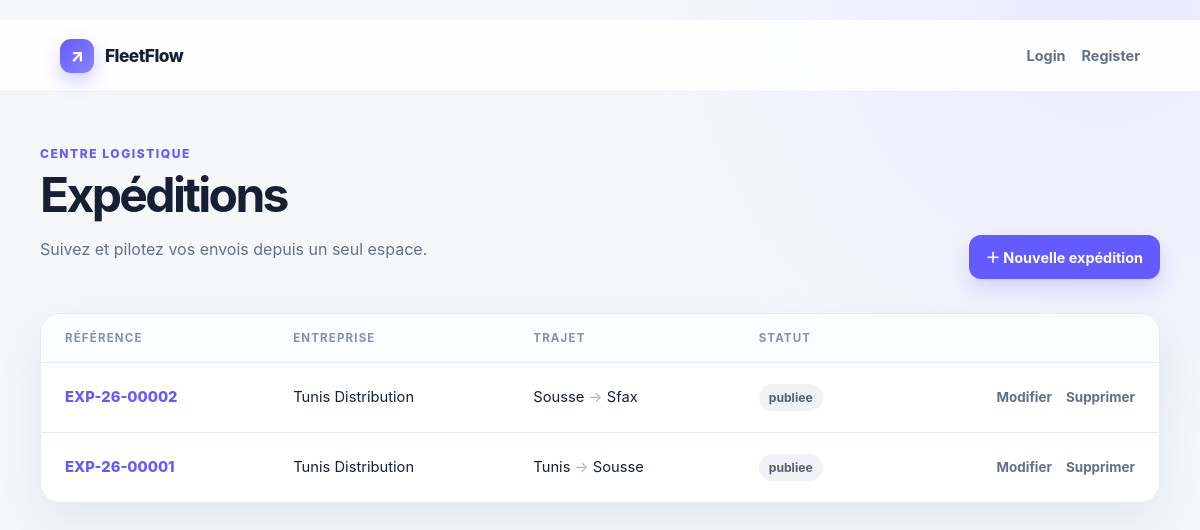
Screenshot of /expedition/list/ with the database file from the repository.
### ExpeditionApp/models.py (models this page shows, shortened)
class Expedition(models.Model):
    references= models.CharField(max_length=12,unique=True,editable=False,validators=[
        RegexValidator(regex=r'^EXP-\d{2}-\d{5}$',message="Le format doit être EXP-AA-NNNNN.")])
    ville_depart= models.CharField(max_length=100)
    ville_arrivee= models.CharField(max_length=100)
    poids_kg= models.DecimalField(max_digits=10, decimal_places=2,validators=[MinValueValidator(0.01,"Le poids doit être supérieur à 0")])
    date_souhaitee= models.DateField()
    description= models.TextField()
    status=models.CharField(max_length=20,choices=[
        ('p','publiee'),
        ('a','attribuee'),
        ('ec','en_cours'),
        ('l','livree'),
        ('ann','annulee')
    ], default='p')
    created_at = models.DateTimeField(auto_now_add=True)
    updated_at = models.DateTimeField(auto_now=True)
    entreprise = models.ForeignKey('EntrepriseApp.Entreprise', on_delete=models.CASCADE, related_name='expeditions')

### EntrepriseApp/models.py (models this page shows, shortened)
class Entreprise(models.Model):
    raison_sociale = models.CharField(max_length=200,blank=False, null=False )
    matricule_fiscale = models.CharField(max_length=17,unique=True, validators=[matricule_fiscale_validator])
    adresse = models.TextField(validators=[
        MinLengthValidator(20,"L'adresse ne peut pas pas avoir moins de 20 caractères"),
        MaxLengthValidator(400,"L'adresse ne peut pas pas avoir plus de 400 caractères")])
    type_entreprise = models.CharField(max_length=100,choices=[
        ('c','Chargeur'),
        ('t','Transporteur')])
    created_at = models.DateTimeField(auto_now_add=True)
    updated_at = models.DateTimeField(auto_now=True)
    gerant = models.OneToOneField(Utilisateur, on_delete=models.CASCADE, related_name='entreprise')
    def __str__(self):
        return self.raison_sociale

### ExpeditionApp/views.py (the view)
# urls.py: path('list/', listExpeditions, name='list_expeditions'),  # Add this line to include the listExpeditions view
def listExpeditions(request):
    list=Expedition.objects.filter(status='p').order_by('-created_at')
    return render(request, 'expedition/list.html', {'list': list})

### Templates/expedition/list.html
﻿{% extends "base.html" %}{% block title %}Expéditions{% endblock %}{% block content %}
<div class="page-head">
  <div>
    <p class="eyebrow">Centre logistique</p>
    <h1>Expéditions</h1>
    <p class="subtle">Suivez et pilotez vos envois depuis un seul espace.</p>
  </div>
  <a class="button" href="{% url 'Expedition:create_expedition' %}"
    >＋ Nouvelle expédition</a
  >
</div>
<section class="card table-card">
  <div class="table-wrap">
    <table class="expedition-list">
      <thead>
        <tr>
          <th>Référence</th>
          <th>Entreprise</th>
          <th>Trajet</th>
          <th>Statut</th>
          <th></th>
        </tr>
      </thead>
      <tbody>
        {% for expedition in list %}
        <tr>
          <td>
            <a
              class="reference"
              href="{% url 'Expedition:detail_class' expedition.pk %}"
              >{{ expedition.references }}</a
            >
          </td>
          <td>{{ expedition.entreprise }}</td>
          <td>
            {{ expedition.ville_depart }}
            <span style="color: #aab2c1">→</span> {{ expedition.ville_arrivee }}
          </td>
          <td>
            <span class="status">{{ expedition.get_status_display }}</span>
          </td>
          <td>
            <div class="actions">
              <a
                class="action-link"
                href="{% url 'Expedition:update_expedition' expedition.pk %}"
                >Modifier</a
              ><a
                class="action-link delete"
                href="{% url 'Expedition:delete_class' expedition.pk %}"
                >Supprimer</a
              >
            </div>
          </td>
        </tr>
        {% empty %}
        <tr>
          <td class="empty" colspan="5">Aucune expédition trouvée.</td>
        </tr>
        {% endfor %}
      </tbody>
    </table>
  </div>
</section>
{% endblock %}

### Templates/base.html (style rules this page uses)
:root { --ink: #172033; --muted: #667085; --line: #e6eaf0; --brand: #635bff; --brand-dark: #4c46d8; --danger: #c93756; --canvas: #f5f7fb; --shadow: 0 18px 45px rgba(23, 32, 51, 0.08); }
* { box-sizing: border-box; }
body { margin: 0; min-height: 100vh; color: var(--ink); background: radial-gradient(circle at 92% 0%, #ebeaff 0, transparent 34%), var(--canvas); font-family: Inter, ui-sans-serif, system-ui, -apple-system, BlinkMacSystemFont, "Segoe UI", sans-serif; }
a { color: inherit; text-decoration: none; }
.eyebrow { margin: 0 0 9px; color: var(--brand); font-size: 0.75rem; font-weight: 800; letter-spacing: 0.13em; text-transform: uppercase; }
h1 { margin: 0; font-size: clamp(2rem, 4vw, 3rem); line-height: 1.05; letter-spacing: -0.055em; }
.subtle { color: var(--muted); line-height: 1.65; }
.page-head { display: flex; align-items: flex-end; justify-content: space-between; gap: 22px; margin-bottom: 34px; }
.button { display: inline-flex; align-items: center; justify-content: center; gap: 8px; min-height: 44px; padding: 0 17px; border: 0; border-radius: 12px; color: #fff; background: var(--brand); font: inherit; font-size: 0.9rem; font-weight: 750; cursor: pointer; box-shadow: 0 10px 20px rgba(99, 91, 255, 0.2); }
.card { background: rgba(255, 255, 255, 0.94); border: 1px solid rgba(230, 234, 240, 0.9); border-radius: 20px; box-shadow: var(--shadow); }
.table-card { overflow: hidden; }
.table-wrap { overflow-x: auto; }
.expedition-list { width: 100%; border-collapse: collapse; min-width: 680px; }
.expedition-list th { padding: 17px 24px; color: #8992a4; background: #fbfcfe; font-size: 0.72rem; letter-spacing: 0.1em; text-align: left; text-transform: uppercase; }
.expedition-list td { padding: 21px 24px; border-top: 1px solid var(--line); font-size: 0.92rem; }
.reference { color: var(--brand); font-weight: 800; }
.status { display: inline-flex; padding: 6px 10px; border-radius: 99px; color: #556070; background: #f0f2f6; font-size: 0.76rem; font-weight: 750; }
.actions { display: flex; justify-content: flex-end; gap: 14px; white-space: nowrap; }
.action-link { color: var(--muted); font-size: 0.84rem; font-weight: 700; }

### rows the page displays
Expedition: references "EXP-26-00002", entreprise "Tunis Distribution", ville_depart "Sousse", ville_arrivee "Sfax", status "publiee"
Expedition: references "EXP-26-00001", entreprise "Tunis Distribution", ville_depart "Tunis", ville_arrivee "Sousse", status "publiee"
